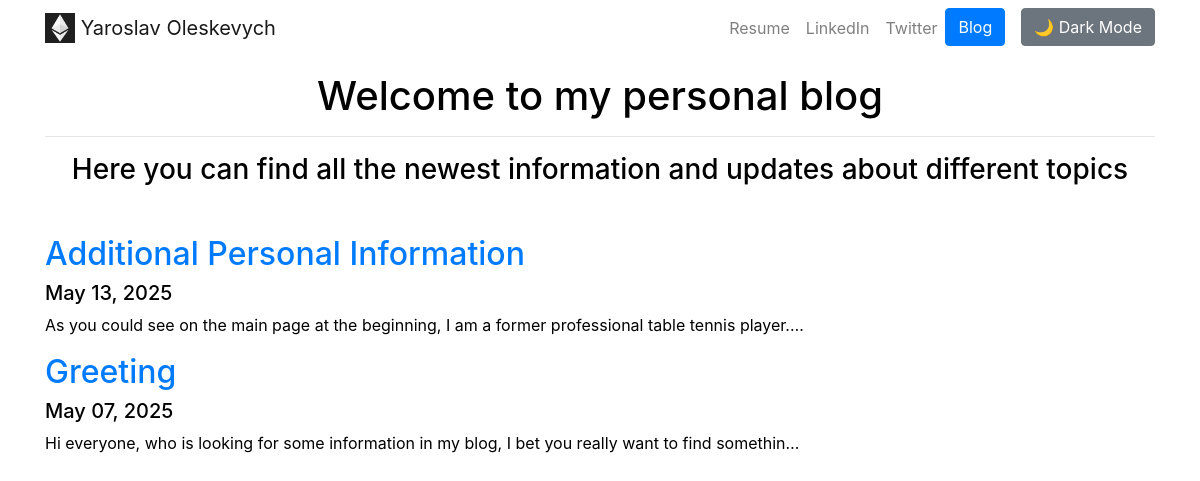
Screenshot of /blog/ with the database file from the repository.
### blog/models.py (models this page shows, shortened)
class Post(models.Model):
    title = models.CharField(max_length=100)
    date = models.DateField(default=datetime.date.today())
    description = models.TextField()

### blog/views.py (the view)
# urls.py: path('', view=views.all_blogs, name='all_blogs'),
def all_blogs(request):
    blogs = Post.objects.order_by("-date")
    return render(request, 'blog/all_blogs.html', {"blogs": blogs})

### blog/templates/blog/all_blogs.html (shortened to what this page needs)
{% extends "portfolio/base.html" %}
{% block content %}
    <div class="container text-center mt-3">
        <h1>Welcome to my personal blog</h1>
        <hr>
        <h3>Here you can find all the newest information and updates about different topics</h3>
    </div>
    <div class="container text-left mt-5">
        {% for blog in blogs %}
            <a href="{% url "blog:detail" blog.id%}" target="_blank"><h2>{{ blog.title }}</h2></a>
            <h5>{{ blog.date|date:"M d, Y" }}</h5>
            <p>{{ blog.description|truncatechars:100}}</p>
    {% endfor %}
    </div>
{% endblock %}

### portfolio/templates/portfolio/base.html (shortened to what this page needs)
{% load static %}
<!doctype html>
<html lang="en">
<head>
    <link rel="stylesheet" href="https://cdn.jsdelivr.net/npm/bootstrap@4.4.1/dist/css/bootstrap.min.css">
</head>
<body>
<nav id="topNav" class="navbar navbar-expand-md navbar-light">
    <div class="container">
        <a class="navbar-brand" href="{% url 'home' %}">
            <img src="{% static "portfolio/Personal_Logo.png" %}" width="30" height="30" class="d-inline-block align-top" alt="Logo">
            <span>Yaroslav Oleskevych</span>
        </a>
        <div class="collapse navbar-collapse" id="navbarNav">
            <ul class="navbar-nav ml-auto">
                <li class="nav-item">
                    <a class="nav-link" href="{% static 'portfolio/Resume.pdf' %}" target="_blank">Resume</a>
                </li>
                <li class="nav-item">
                    <a class="nav-link" href="https://www.linkedin.com/in/yaroslav-och-71894328a/" target="_blank">LinkedIn</a>
                </li>
                <li class="nav-item">
                    <a class="nav-link" href="https://x.com/OleskevychYar" target="_blank">Twitter</a>
                </li>
                <li class="nav-item">
                    <a role="button" href="{% url 'blog:all_blogs' %}" class="btn btn-primary" target="_blank">Blog</a>
                </li>
                <div class="ml-md-3 mt-2 mt-md-0">
                    <button id="toggleTheme" class="btn btn-secondary w-100">🌙 Dark Mode</button>
                </div>
            </ul>
        </div>
    </div>
</nav>
{% block content %}{% endblock %}
</body>
</html>

### portfolio/templates/portfolio/base.html (style rules this page uses)
body { background-color: #ffffff; color: #000000; transition: background-color 0.3s, color 0.3s; }

### rows the page displays
Post: title "Additional Personal Information", date "May 13, 2025", description "As you could see on the main page at the beginning, I am a former professional table tennis player.…"
Post: title "Greeting", date "May 07, 2025", description "Hi everyone, who is looking for some information in my blog, I bet you really want to find somethin…"
